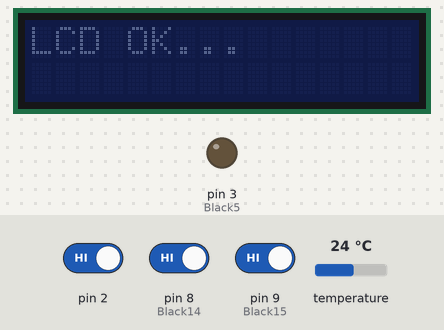
A sketch run on a simulated Arduino Uno, built with avr-gcc and run on an emulated ATmega328P. On the bench: 16×2 character LCD, output pins drawn as LEDs (lit = HIGH). The inputs (shaded band) are chosen by the test bench; at power-on: pin 8 (Black14) HIGH, pin 9 (Black15) HIGH, pin 2 HIGH, temperature 24 °C.

Above: at 2.1 s.
At 3.2 s:
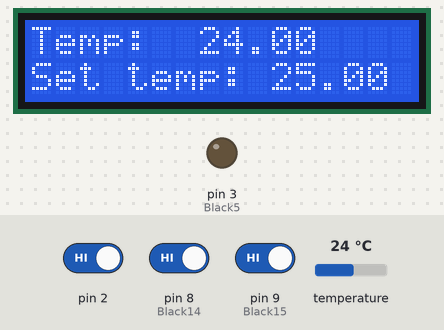
3.3 s: pin 8 (Black14) driven LOW
At 3.43 s:
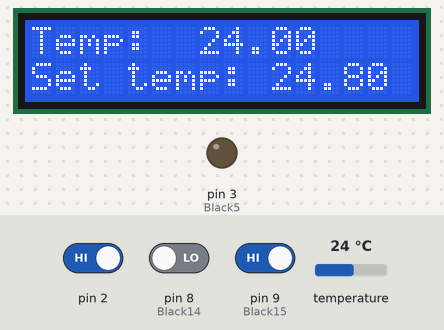
4.8 s: pin 9 (Black15) driven LOW
7.6 s: pin 8 (Black14) driven HIGH
At 10.3 s:
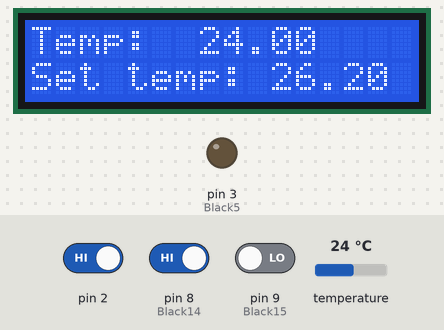
10.4 s: pin 2 driven LOW and pin 9 (Black15) driven HIGH
14.6 s: temperature set to 12 °C
At 18.2 s:
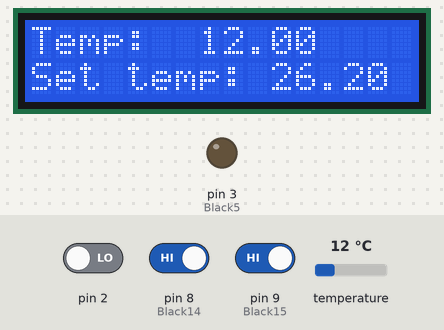
18.5 s: pin 9 (Black15) driven LOW
At 18.64 s:
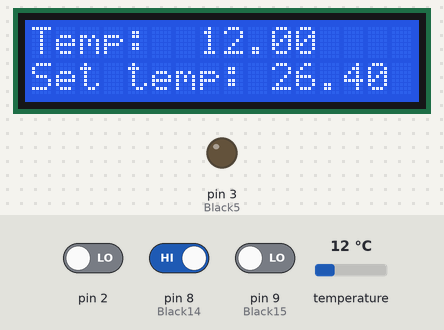
Timing chart, 0 to 21.0 s (numbered marks = the images above; inputs shaded):
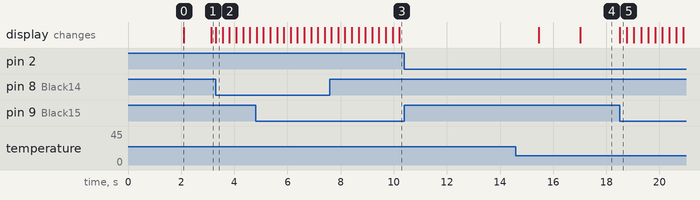

Measured:
- after the input at 3.3 s, the display: changes at once (image 2)
- after the input at 7.6 s, the display: first changes after 0.05 s (image 3 shows a later state)
- after the input at 10.4 s, every drawn part: stays the same
- after the input at 14.6 s, the display: first differs from a run without the input after 2.4 s (image 4)
- after the input at 18.5 s, the display: changes at once (image 5)
- what the display in image 0 shows lasts 1.0 s, from 2.1 s to 3.1 s

The sketch:

aquarium_cooler_controller.ino
```cpp
#include <LiquidCrystal_I2C.h>
#include <Wire.h>
#include <OneWire.h>

LiquidCrystal_I2C lcd(0x27, 16, 2);
OneWire ds(10); //pin 10

float temperatureSet = 25.0f; //zmienna przechowująca zadaną temperaturę
float tempC = 10.0f; //zmienna przechowująca zmierzoną temperaturę
unsigned long timeMain = 0; //główna zmienna wykorzystywana przy pomiarach czasu
bool interrupt = 1; //flaga sygnalizująca konieczność wykonania funkcji przerwania
int liquidLevel = 0; //funkcja przechowująca zmierzony poziom wody (0-1024)

void lcdInit(){
  Wire.setClock(10000);
  lcd.begin(16,2);   // Inicjalizacja LCD 2x16
  lcd.backlight(); // zalaczenie podwietlenia
  lcd.clear();
  lcd.setCursor(0,0); // Ustawienie kursora w pozycji 0,0 (pierwszy wiersz, pierwsza kolumna)
  lcd.print("LCD OK...");
  delay(2000);
  lcd.noBacklight();
}

float tempCheck() {//returns temperature in celcious (float)
  byte i;
  byte present = 0;
  byte type_s;
  byte data[12];
  byte addr[8];
  float celsius;

  if ( !ds.search(addr)) {
    //Serial.println("No more addresses.");
    //Serial.println();
    ds.reset_search();
    delay(250);
    return;
  }

  //Serial.print("ROM =");
  //for( i = 0; i < 8; i++) {
    //Serial.write(' ');
    //Serial.print(addr[i], HEX);
  //}

  if (OneWire::crc8(addr, 7) != addr[7]) {
      //Serial.println("CRC is not valid!");
      return;
  }
  //Serial.println();

  // the first ROM byte indicates which chip
  switch (addr[0]) {
    case 0x10:
      //Serial.println("  Chip = DS18S20");  // or old DS1820
      type_s = 1;
      break;
    case 0x28://
      //Serial.println("  Chip = DS18B20");
      type_s = 0;
      break;
    case 0x22:
      //Serial.println("  Chip = DS1822");
      type_s = 0;
      break;
    default:
      //Serial.println("Device is not a DS18x20 family device.");
      return;
  }

  ds.reset();
  ds.select(addr);
  ds.write(0x44, 1);        // start conversion, with parasite power on at the end

  delay(1000);     // maybe 750ms is enough, maybe not
  // we might do a ds.depower() here, but the reset will take care of it.

  present = ds.reset();
  ds.select(addr);
  ds.write(0xBE);         // Read Scratchpad

  //Serial.print("  Data = ");
  //Serial.print(present, HEX);
  //Serial.print(" ");
  for ( i = 0; i < 9; i++) {           // we need 9 bytes
    data[i] = ds.read();
    //Serial.print(data[i], HEX);
    //Serial.print(" ");
  }
  //Serial.print(" CRC=");
  //Serial.print(OneWire::crc8(data, 8), HEX);
  //Serial.println();

  // Convert the data to actual temperature
  // because the result is a 16 bit signed integer, it should
  // be stored to an "int16_t" type, which is always 16 bits
  // even when compiled on a 32 bit processor.
  int16_t raw = (data[1] << 8) | data[0];
  if (type_s) {
    raw = raw << 3; // 9 bit resolution default
    if (data[7] == 0x10) {
      // "count remain" gives full 12 bit resolution
      raw = (raw & 0xFFF0) + 12 - data[6];
    }
  } else {
    byte cfg = (data[4] & 0x60);
    // at lower res, the low bits are undefined, so let's zero them
    if (cfg == 0x00) raw = raw & ~7;  // 9 bit resolution, 93.75 ms
    else if (cfg == 0x20) raw = raw & ~3; // 10 bit res, 187.5 ms
    else if (cfg == 0x40) raw = raw & ~1; // 11 bit res, 375 ms
    //// default is 12 bit resolution, 750 ms conversion time
  }
  celsius = (float)raw / 16.0;
  //Serial.print("  Temperature = ");
  //Serial.print(celsius);
  //Serial.print(" Celsius, ");

  //lcd.clear();


  return celsius;
}

void tempCheckManual(){

  lcd.backlight();
  lcd.clear();
  lcd.setCursor(0,0);
  lcd.print("Temp:");
  lcd.setCursor(7,0);
  lcd.print(tempC);

  lcd.setCursor(0,1);
  lcd.print("Set temp:");
  lcd.setCursor(10,1);
  lcd.print(temperatureSet);

  unsigned long time1 = millis();
  while(true){
    if(!digitalRead(8)) {//dekrementacja zadanej temperatury
      temperatureSet-=0.2f;
      lcd.setCursor(10,1);
      lcd.print(temperatureSet);
      delay(250);
      time1 = millis();
    }
    if(!digitalRead(9)) {//inkrementacja zadanej temperatury
      temperatureSet+=0.2f;
      lcd.setCursor(10,1);
      lcd.print(temperatureSet);
      delay(250);
      time1 = millis();
    }
    if(time1+5000<millis()) break;
  }
  lcd.noBacklight();
}

//==============================================
//https://fdossena.com/?p=ArduinoFanControl/i.md
//==============================================
//configure Timer 2 (pin 3) to output 25kHz PWM. Pin 11 will be unavailable for output in this mode
void setupTimer2(){
    //Set PWM frequency to about 25khz on pin 3 (timer 2 mode 5, prescale 8, count to 79)
    TIMSK2 = 0;
    TIFR2 = 0;
    TCCR2A = (1 << COM2B1) | (1 << WGM21) | (1 << WGM20);
    TCCR2B = (1 << WGM22) | (1 << CS21);
    OCR2A = 79;
    OCR2B = 0;
}
//equivalent of analogWrite on pin 3
void setPWM2(float f){
    f=f<0?0:f>1?1:f;
    OCR2B = (uint8_t)(79*f);
}

void pwmSet(){
  liquidLevel=analogRead(14);
  delay(200);
  if(liquidLevel<550) setPWM2(0.0f);
  else if(tempC>temperatureSet) setPWM2(max(min((tempC-temperatureSet)*2.0f,0.8f),0.2f));//pwm duty min 0.2, max 0.8
  else if(tempC>temperatureSet-0.5f) setPWM2(0.2f);
  else setPWM2(0.0f);
}

void buttonInterrupt(){
  interrupt = 1;
}

void setup() {
  //===PWM===
  //enable outputs for Timer 2
  pinMode(3,OUTPUT); //Black5
  setupTimer2();
  setPWM2(0.0f); //set duty to 00% on pin 3
  //Buttons
  pinMode(8,INPUT); //Black14
  pinMode(9,INPUT); //Black15
  //Liquid Sensor
  pinMode(14,INPUT);

  lcdInit();
  attachInterrupt(digitalPinToInterrupt(2), buttonInterrupt, LOW); //Przerwanie na pinie 2
}

void loop() {
  if(interrupt == 1){
    do{
      tempC = tempCheck();
    }while(tempC<10.0f);
    tempCheckManual();
    pwmSet();
    interrupt = 0;
  }

  if(timeMain == 0) timeMain = millis();
  else if(timeMain + /*60000*/20000 < millis()){
    do{
      tempC = tempCheck();
    }while(tempC<10.0f);
    pwmSet();
    timeMain = 0;
      /*lcd.backlight();
      lcd.clear();
      lcd.setCursor(0,0);
      lcd.print("Temp:");
      lcd.setCursor(7,0);
      lcd.print(tempC);

      lcd.setCursor(0,1);
      lcd.print("Set temp:");
      lcd.setCursor(10,1);
      lcd.print(temperatureSet);*/
  }

}
```
